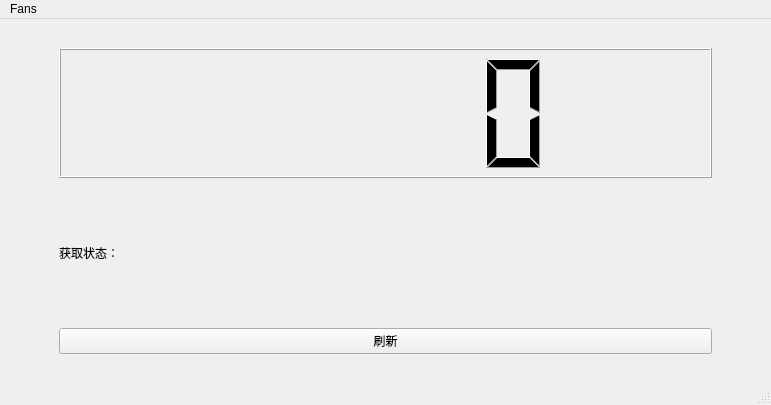
<?xml version="1.0" encoding="UTF-8"?>
<ui version="4.0">
 <class>MainWindow</class>
 <widget class="QMainWindow" name="MainWindow">
  <property name="geometry">
   <rect>
    <x>0</x>
    <y>0</y>
    <width>771</width>
    <height>405</height>
   </rect>
  </property>
  <property name="windowTitle">
   <string>MainWindow</string>
  </property>
  <widget class="QWidget" name="centralwidget">
   <layout class="QVBoxLayout" name="verticalLayout_3">
    <item>
     <layout class="QHBoxLayout" name="horizontalLayout" stretch="0,1,0">
      <property name="spacing">
       <number>50</number>
      </property>
      <property name="leftMargin">
       <number>10</number>
      </property>
      <property name="topMargin">
       <number>20</number>
      </property>
      <property name="rightMargin">
       <number>10</number>
      </property>
      <property name="bottomMargin">
       <number>20</number>
      </property>
      <item>
       <spacer name="horizontalSpacer_2">
        <property name="orientation">
         <enum>Qt::Horizontal</enum>
        </property>
        <property name="sizeHint" stdset="0">
         <size>
          <width>40</width>
          <height>20</height>
         </size>
        </property>
       </spacer>
      </item>
      <item>
       <layout class="QVBoxLayout" name="verticalLayout">
        <property name="spacing">
         <number>10</number>
        </property>
        <item>
         <widget class="QLCDNumber" name="lcdNumber"/>
        </item>
        <item>
         <widget class="QLabel" name="label">
          <property name="minimumSize">
           <size>
            <width>0</width>
            <height>10</height>
           </size>
          </property>
          <property name="text">
           <string>获取状态：</string>
          </property>
         </widget>
        </item>
        <item>
         <widget class="QPushButton" name="pushButton">
          <property name="text">
           <string>刷新</string>
          </property>
         </widget>
        </item>
       </layout>
      </item>
      <item>
       <spacer name="horizontalSpacer">
        <property name="orientation">
         <enum>Qt::Horizontal</enum>
        </property>
        <property name="sizeHint" stdset="0">
         <size>
          <width>40</width>
          <height>20</height>
         </size>
        </property>
       </spacer>
      </item>
     </layout>
    </item>
   </layout>
  </widget>
  <widget class="QMenuBar" name="menubar">
   <property name="geometry">
    <rect>
     <x>0</x>
     <y>0</y>
     <width>771</width>
     <height>22</height>
    </rect>
   </property>
   <widget class="QMenu" name="menuFans">
    <property name="title">
     <string>Fans</string>
    </property>
   </widget>
   <addaction name="menuFans"/>
  </widget>
  <widget class="QStatusBar" name="statusbar"/>
 </widget>
 <resources/>
 <connections/>
</ui>
